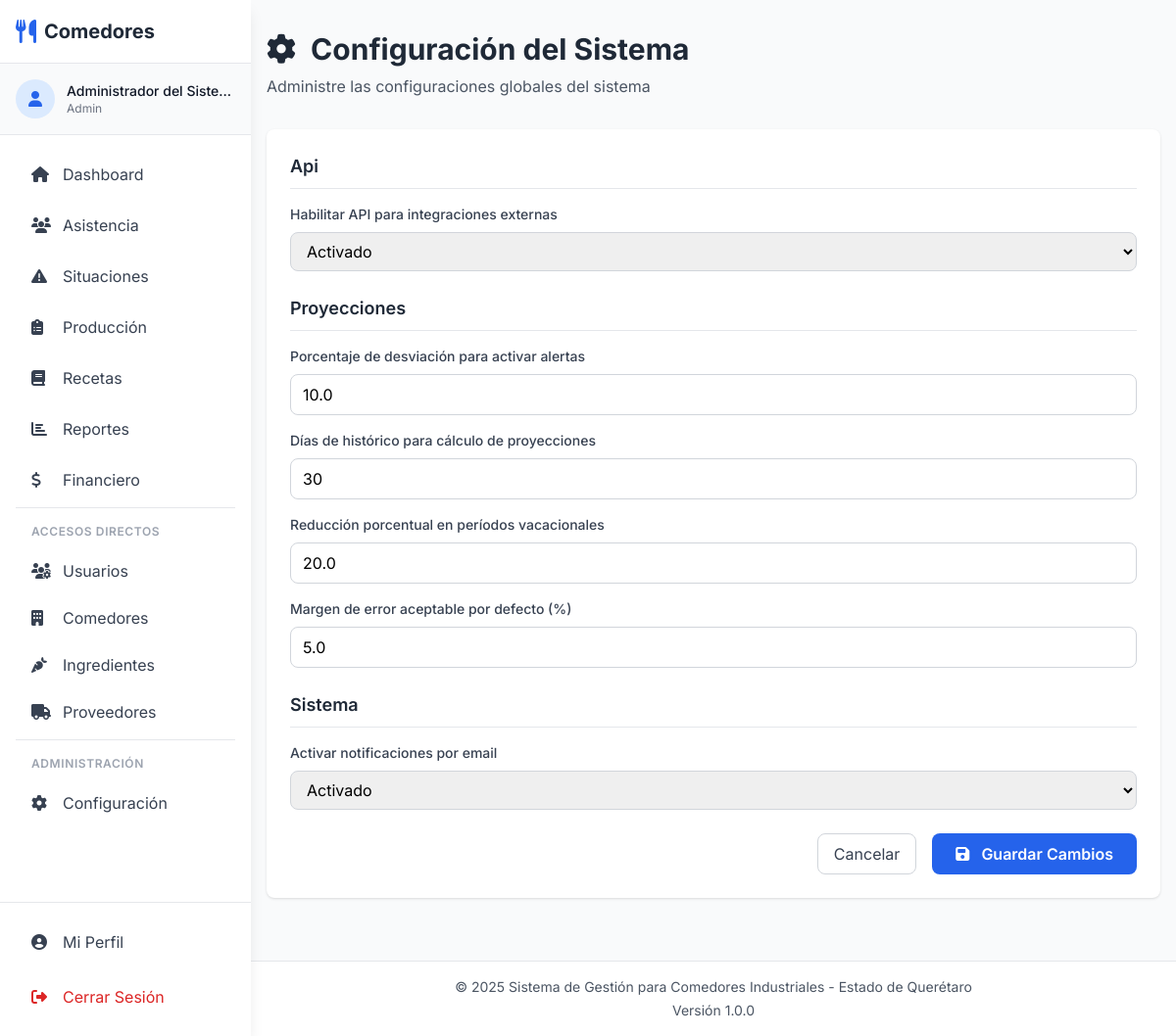
Screenshot of /settings (signed in) with the database file from the repository.
### tables this page shows
CREATE TABLE IF NOT EXISTS configuracion_sistema (
    id INT AUTO_INCREMENT PRIMARY KEY,
    clave VARCHAR(100) UNIQUE NOT NULL,
    valor TEXT NOT NULL,
    tipo_dato ENUM('string', 'integer', 'decimal', 'boolean', 'json') DEFAULT 'string',
    descripcion VARCHAR(255),
    categoria VARCHAR(50),
    modificado_por INT,
    fecha_modificacion TIMESTAMP DEFAULT CURRENT_TIMESTAMP ON UPDATE CURRENT_TIMESTAMP,
    FOREIGN KEY (modificado_por) REFERENCES usuarios(id) ON DELETE SET NULL,
    INDEX idx_categoria (categoria)
);

### config/Database.php (called while the page is built, shortened)
<?php
class Database {
    private static $instance = null;
    private $connection;
    private function __construct() {
        try {
            $dsn = "mysql:host=" . DB_HOST . ";dbname=" . DB_NAME . ";charset=" . DB_CHARSET;
            $this->connection = new PDO($dsn, DB_USER, DB_PASS);
            $this->connection->setAttribute(PDO::ATTR_ERRMODE, PDO::ERRMODE_EXCEPTION);
            $this->connection->setAttribute(PDO::ATTR_DEFAULT_FETCH_MODE, PDO::FETCH_ASSOC);
        } catch(PDOException $e) {
            die("Database Connection Error: " . $e->getMessage());
        }
    }
    public static function getInstance() {
        if (self::$instance === null) {
            self::$instance = new self();
        }
        return self::$instance;
    }
    public function getConnection() {
        return $this->connection;
    }
}

### app/controllers/SettingsController.php (called while the page is built, shortened)
<?php
class SettingsController extends Controller {
    public function index() {
        $stmt = $this->db->query("
            SELECT * FROM configuracion_sistema
            ORDER BY categoria, clave
        ");
        $settings = $stmt->fetchAll();
        $data = [
            'title' => 'Configuración del Sistema',
            'settings' => $settings,
            'csrf_token' => $this->generateCsrfToken()
        ];
        $this->view('settings/index', $data);
    }
}

### public/index.php (called while the page is built, shortened)
<?php
require_once APP_PATH . '/Router.php';
require_once APP_PATH . '/Controller.php';
$router = new Router();
$router->get('/', 'AuthController', 'index');
$router->get('/login', 'AuthController', 'login');
$router->post('/login', 'AuthController', 'doLogin');
$router->get('/logout', 'AuthController', 'logout');
$router->get('/forgot-password', 'AuthController', 'forgotPassword');
$router->post('/forgot-password', 'AuthController', 'sendPasswordReset');
$router->get('/reset-password', 'AuthController', 'resetPassword');
$router->post('/reset-password', 'AuthController', 'doResetPassword');
$router->get('/dashboard', 'DashboardController', 'index');
$router->get('/dashboard/stats', 'DashboardController', 'stats');
$router->get('/attendance', 'AttendanceController', 'index');
$router->get('/attendance/history', 'AttendanceController', 'history');
$router->get('/attendance/record', 'AttendanceController', 'recordForm');
$router->post('/attendance/record', 'AttendanceController', 'saveRecord');
$router->get('/attendance/projections', 'AttendanceController', 'projections');
$router->post('/attendance/calculate-projection', 'AttendanceController', 'calculateProjection');
$router->get('/situations', 'SituationsController', 'index');
$router->get('/situations/create', 'SituationsController', 'create');
$router->post('/situations/create', 'SituationsController', 'store');
$router->get('/situations/edit/:id', 'SituationsController', 'edit');
$router->post('/situations/update/:id', 'SituationsController', 'update');
$router->post('/situations/delete/:id', 'SituationsController', 'delete');
$router->get('/production', 'ProductionController', 'index');
$router->get('/production/create', 'ProductionController', 'create');
$router->post('/production/create', 'ProductionController', 'store');
$router->get('/production/view/:id', 'ProductionController', 'viewOrder');
$router->get('/production/edit/:id', 'ProductionController', 'edit');
$router->post('/production/update/:id', 'ProductionController', 'update');
$router->post('/production/calculate-ingredients', 'ProductionController', 'calculateIngredients');
$router->get('/production/print/:id', 'ProductionController', 'print');
$router->get('/recipes', 'RecipesController', 'index');
$router->get('/recipes/create', 'RecipesController', 'create');
$router->post('/recipes/create', 'RecipesController', 'store');
$router->get('/recipes/view/:id', 'RecipesController', 'viewRecipe');
$router->get('/recipes/edit/:id', 'RecipesController', 'edit');
$router->post('/recipes/update/:id', 'RecipesController', 'update');
$router->get('/reports', 'ReportsController', 'index');
$router->get('/reports/attendance', 'ReportsController', 'attendance');
$router->get('/reports/deviation', 'ReportsController', 'deviation');
$router->get('/reports/production', 'ReportsController', 'production');
$router->get('/reports/costs', 'ReportsController', 'costs');
$router->get('/reports/export-data', 'ReportsController', 'exportData');
$router->post('/reports/generate', 'ReportsController', 'generate');
$router->get('/reports/export/:type', 'ReportsController', 'export');
$router->get('/settings', 'SettingsController', 'index');
$router->post('/settings/update', 'SettingsController', 'update');
$router->get('/settings/users', 'SettingsController', 'users');
$router->post('/settings/users/create', 'SettingsController', 'createUser');
$router->get('/settings/users/get/:id', 'SettingsController', 'getUser');
$router->post('/settings/users/update', 'SettingsController', 'updateUser');
$router->post('/settings/users/delete', 'SettingsController', 'deleteUser');
$router->get('/settings/comedores', 'SettingsController', 'comedores');
$router->post('/settings/comedores/create', 'SettingsController', 'createComedor');
$router->get('/settings/comedores/get/:id', 'SettingsController', 'getComedor');
$router->post('/settings/comedores/update', 'SettingsController', 'updateComedor');
$router->post('/settings/comedores/delete', 'SettingsController', 'deleteComedor');
$router->get('/settings/ingredients', 'SettingsController', 'ingredients');
$router->post('/settings/ingredients/create', 'SettingsController', 'createIngredient');
$router->post('/settings/ingredients/update', 'SettingsController', 'updateIngredient');
$router->get('/settings/ingredients/get/:id', 'SettingsController', 'getIngredient');
$router->post('/settings/ingredients/toggle', 'SettingsController', 'toggleIngredient');
$router->post('/settings/ingredients/delete', 'SettingsController', 'deleteIngredient');
$router->get('/profile', 'ProfileController', 'index');
$router->get('/profile/change-password', 'ProfileController', 'changePassword');
$router->post('/profile/update-password', 'ProfileController', 'updatePassword');
$router->get('/financial', 'FinancialController', 'index');
$router->get('/financial/transactions', 'FinancialController', 'transactions');
$router->get('/financial/recent-movements', 'FinancialController', 'recentMovements');
$router->get('/financial/budgets', 'FinancialController', 'budgets');
$router->get('/financial/reports', 'FinancialController', 'reports');
$router->get('/financial/categories', 'FinancialController', 'categories');
$router->get('/financial/monthly-report', 'FinancialController', 'monthlyReport');
$router->get('/financial/account-statement', 'FinancialController', 'accountStatement');
$router->get('/financial/category-analysis', 'FinancialController', 'categoryAnalysis');
$router->post('/financial/transactions/create', 'FinancialController', 'createTransaction');
$router->post('/financial/budgets/create', 'FinancialController', 'createBudget');
$router->post('/financial/categories/create', 'FinancialController', 'createCategory');
$router->get('/financial/categories/get/:id', 'FinancialController', 'getCategory');
$router->post('/financial/categories/update', 'FinancialController', 'updateCategory');
$router->post('/financial/categories/toggle', 'FinancialController', 'toggleCategory');
$router->get('/suppliers', 'SuppliersController', 'index');
$router->post('/suppliers/create', 'SuppliersController', 'create');
$router->get('/suppliers/get/:id', 'SuppliersController', 'get');
$router->post('/suppliers/update', 'SuppliersController', 'update');
$router->post('/suppliers/toggle', 'SuppliersController', 'toggle');
$router->post('/suppliers/delete', 'SuppliersController', 'delete');
$router->post('/api/attendance/sync', 'ApiController', 'syncAttendance');
$router->post('/api/projections/get', 'ApiController', 'getProjections');
$router->post('/api/production/export', 'ApiController', 'exportProduction');
$router->get('/api/employees/sync', 'ApiController', 'syncEmployees');
$router->dispatch();

### app/views/settings/index.php (the view, shortened to what this page needs)
<?php require_once APP_PATH . '/views/layouts/header.php'; ?>
<?php require_once APP_PATH . '/views/layouts/nav.php'; ?>
<div class="container mx-auto px-4 py-8">
    <div class="mb-8">
        <h1 class="text-3xl font-bold text-gray-800 mb-2">
            <i class="fas fa-cog mr-2"></i> Configuración del Sistema
        </h1>
        <p class="text-gray-600">Administre las configuraciones globales del sistema</p>
    </div>
    <div class="bg-white rounded-lg shadow p-6">
        <form method="POST" action="<?php echo Router::url('/settings/update'); ?>" enctype="multipart/form-data">
            <?php
            $currentCategory = '';
            foreach ($settings as $setting):
                if ($currentCategory !== $setting['categoria']):
                    if ($currentCategory !== ''): ?>
                        </div>
                    <?php endif;
                    $currentCategory = $setting['categoria'];
                    ?>
                    <div class="mb-6">
                        <h3 class="text-lg font-semibold text-gray-800 mb-4 pb-2 border-b">
                            <?php echo ucfirst(htmlspecialchars($setting['categoria'])); ?>
                        </h3>
                <?php endif; ?>
                <div class="mb-4">
                    <label class="block text-sm font-medium text-gray-700 mb-2">
                        <?php echo htmlspecialchars($setting['descripcion'] ?? $setting['clave'] ?? ''); ?>
                    </label>
                    <?php if (in_array($setting['clave'], ['color_primario', 'color_secundario'])): ?>
                        <div class="flex items-center space-x-3">
                            <input
                                type="color"
                                id="<?php echo htmlspecialchars($setting['clave']); ?>_picker"
                                value="<?php echo htmlspecialchars($setting['valor']); ?>"
                                class="h-10 w-20 rounded cursor-pointer"
                                onchange="document.getElementById('<?php echo htmlspecialchars($setting['clave']); ?>').value = this.value"
                            >
                            <input
                                type="text"
                                id="<?php echo htmlspecialchars($setting['clave']); ?>"
                                name="<?php echo htmlspecialchars($setting['clave']); ?>"
                                value="<?php echo htmlspecialchars($setting['valor']); ?>"
                                placeholder="#000000"
                                class="flex-1 px-3 py-2 border border-gray-300 rounded-lg focus:ring-2 focus:ring-blue-500"
                                onchange="document.getElementById('<?php echo htmlspecialchars($setting['clave']); ?>_picker').value = this.value"
                            >
                        </div>
                    <?php elseif ($setting['tipo_dato'] === 'boolean'): ?>
                        <select
                            name="<?php echo htmlspecialchars($setting['clave']); ?>"
                            class="w-full px-3 py-2 border border-gray-300 rounded-lg focus:ring-2 focus:ring-blue-500"
                        >
                            <option value="1" <?php echo $setting['valor'] == '1' ? 'selected' : ''; ?>>Activado</option>
                        </select>
                    <?php else: ?>
                        <input
                            type="text"
                            name="<?php echo htmlspecialchars($setting['clave']); ?>"
                            value="<?php echo htmlspecialchars($setting['valor']); ?>"
                            class="w-full px-3 py-2 border border-gray-300 rounded-lg focus:ring-2 focus:ring-blue-500"
                        >
                    <?php endif; ?>
                </div>
            <?php endforeach; ?>
            <?php if ($currentCategory !== ''): ?>
                </div>
            <?php endif; ?>
            <div class="mt-6 flex justify-end space-x-4">
                <a href="<?php echo Router::url('/dashboard'); ?>" class="px-4 py-2 border border-gray-300 rounded-lg text-gray-700 hover:bg-gray-50">
                    Cancelar
                </a>
                <button type="submit" class="px-6 py-2 bg-blue-600 hover:bg-blue-700 text-white font-semibold rounded-lg">
                    <i class="fas fa-save mr-2"></i> Guardar Cambios
                </button>
            </div>
        </form>
    </div>
</div>
<?php require_once APP_PATH . '/views/layouts/footer.php'; ?>

### app/Router.php (shortened to what this page needs)
<?php
class Router {
    private $routes = [];
    public function add($method, $path, $controller, $action) {
        $this->routes[] = [
            'method' => strtoupper($method),
            'path' => $path,
            'controller' => $controller,
            'action' => $action
        ];
    }
    public function dispatch() {
        $requestMethod = $_SERVER['REQUEST_METHOD'];
        $requestUri = $_SERVER['REQUEST_URI'];
        $requestUri = strtok($requestUri, '?');
        $scriptName = $_SERVER['SCRIPT_NAME'];
        $basePath = str_replace('/index.php', '', $scriptName);
        $requestPath = str_replace($basePath, '', $requestUri);
        foreach ($this->routes as $route) {
            if ($route['method'] === $requestMethod) {
                $pattern = $this->convertToRegex($route['path']);
                if (preg_match($pattern, $requestPath, $matches)) {
                    array_shift($matches);
                    $controllerName = $route['controller'];
                    $controllerFile = APP_PATH . '/controllers/' . $controllerName . '.php';
                    if (file_exists($controllerFile)) {
                        $controller = new $controllerName();
                        $action = $route['action'];
                        if (method_exists($controller, $action)) {
                            call_user_func_array([$controller, $action], $matches);
                            return;
                        } else {
                            $this->error404("Method $action not found in $controllerName");
                            return;
                        }
                    } else {
                        $this->error404("Controller file not found: $controllerFile");
                        return;
                    }
                }
            }
        }
    }
    private function convertToRegex($path) {
        $pattern = preg_replace('/\/:([^\/]+)/', '/([^/]+)', $path);
        return '#^' . $pattern . '$#';
    }
    public static function url($path = '') {
        return BASE_URL . $path;
    }
}

### app/views/layouts/header.php (style rules this page uses)
body { font-family: 'Inter', sans-serif; }

### rows the page displays
configuracion_sistema: categoria "Api", descripcion "Habilitar API para integraciones externas", clave "Activado"
configuracion_sistema: categoria "Proyecciones", descripcion "Porcentaje de desviación para activar alertas", valor "10.0"
configuracion_sistema: descripcion "Días de histórico para cálculo de proyecciones", valor "30"
configuracion_sistema: descripcion "Reducción porcentual en períodos vacacionales", valor "20.0"
configuracion_sistema: descripcion "Margen de error aceptable por defecto (%)", valor "5.0"
configuracion_sistema: categoria "Sistema", descripcion "Activar notificaciones por email", clave "Activado"
